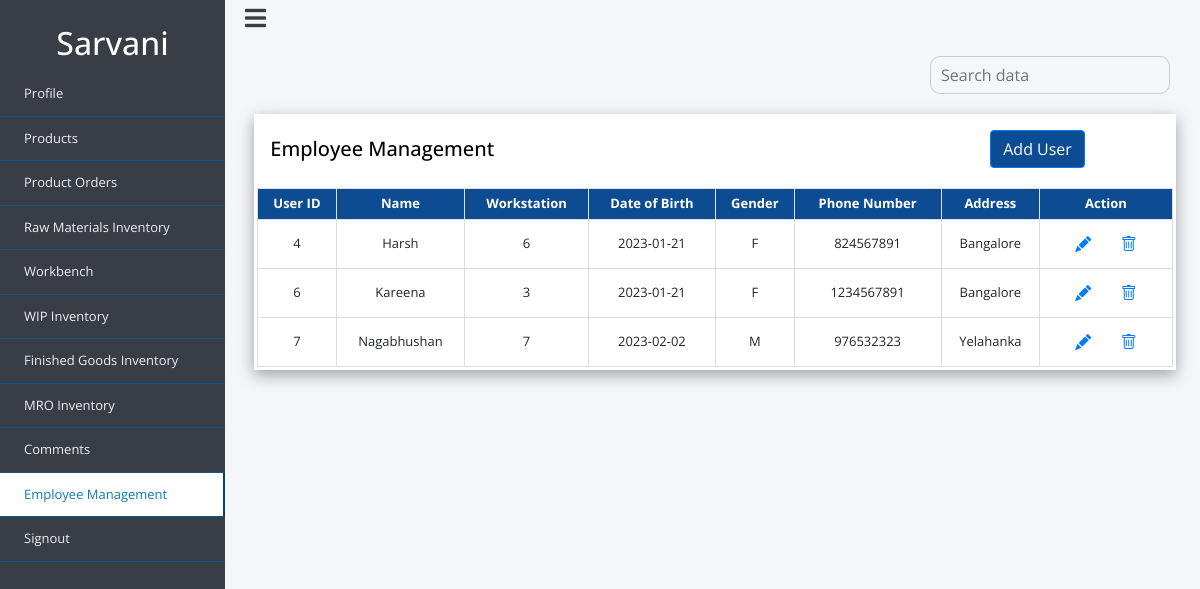
The app's page /admin_files/admin_empmanage.php (signed in), older data.
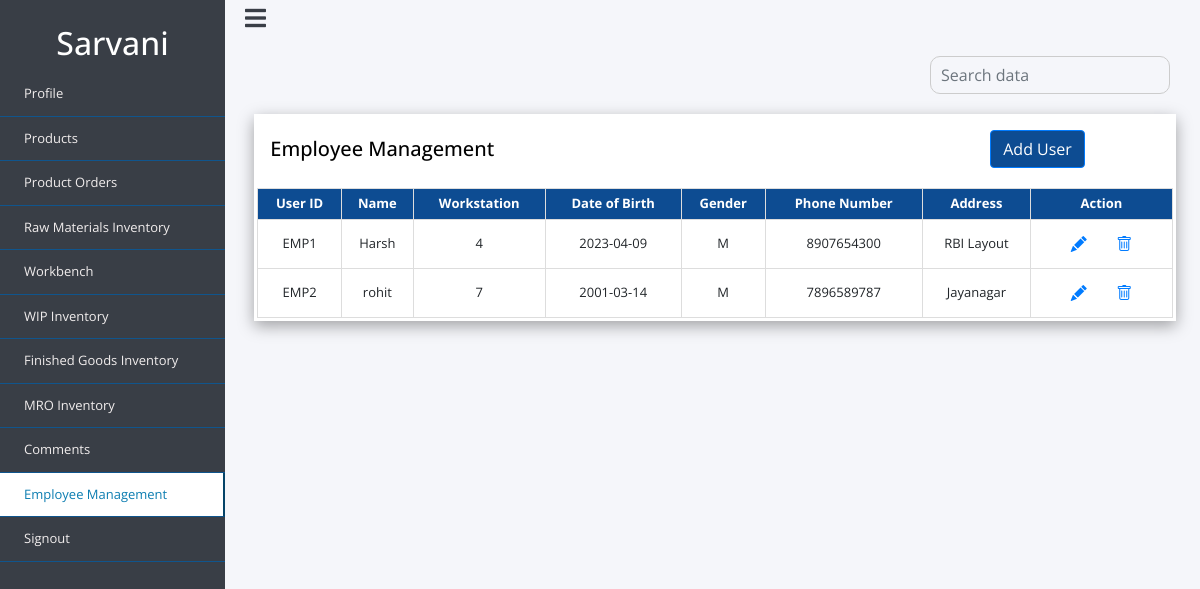
The same page, newer data.
### tables this page shows
CREATE TABLE `users` (
  `username` varchar(20) NOT NULL,
  `password` varchar(255) NOT NULL,
  `date` datetime NOT NULL DEFAULT current_timestamp(),
  `user_id` varchar(255) NOT NULL,
  `dob` date DEFAULT NULL,
  `gender` char(1) DEFAULT NULL,
  `designation` varchar(50) DEFAULT NULL,
  `phone` bigint(20) NOT NULL,
  `address` varchar(100) DEFAULT NULL,
  `workstation` varchar(50) DEFAULT NULL
);

### admin_files/admin_empmanage.php (the view, shortened to what this page needs)
<?php
include 'dbconnect.php';
?>
<!doctype html>
<html lang="en">
  <head>
    <link rel="stylesheet" href="https://stackpath.bootstrapcdn.com/bootstrap/4.4.1/css/bootstrap.min.css">
    <link rel="stylesheet" href="style2.css">
    <link rel="stylesheet" href="https://cdn.jsdelivr.net/npm/bootstrap-icons@1.7.2/font/bootstrap-icons.css">
     <link rel="stylesheet" href="https://use.fontawesome.com/releases/v5.8.1/css/all.css">
  </head>
  <body>
<div class="wrapper">
        <div class="section">
            <div class="top_navbar">
                <div class="hamburger">
                    <a href="#">
                        <i class="fas fa-bars"></i>
                    </a>
                </div>
            </div>
        </div>
        <div class="sidebar">
            <div class="profile">
                <h2><?php echo $_SESSION['username']?></h2>
            </div>
            <ul>
                <li>
                    <a href="admin_profile.php">
                        <span class="item">Profile</span>
                    </a>
                </li>
                <li>
                    <a href="admin_products.php">
                        <span class="item">Products</span>
                    </a>
                </li>
                <li>
                    <a href="admin_porders.php" >
                        <span class="item">Product Orders</span>
                    </a>
                </li>
                <li>
                    <a href="admin_rawmaterials.php">
                        <span class="item">Raw Materials Inventory</span>
                    </a>
                </li>
                <li>
                    <a href="admin_workbench.php">
                        <span class="item">Workbench</span>
                    </a>
                </li>
                <li>
                    <a href="admin_wip.php">
                        <span class="item">WIP Inventory</span>
                    </a>
                </li>
                <li>
                    <a href="admin_finishedg.php" >
                        <span class="item">Finished Goods Inventory</span>
                    </a>
                </li>
                <li>
                    <a href="admin_mro.php" >
                        <span class="item">MRO Inventory</span>
                    </a>
                </li>
                 <li>
                 <a href="comments.php">
                        <span class="item">Comments</span>
                    </a>
                </li>
                <li>
                    <a href="admin_empmanage.php" class="active">
                        <span class="item">Employee Management</span>
                    </a>
                </li>
                <li>
                        <a href="logout.php"><span class="item">Signout</span></a>
                </li>
  </ul>
        </div>
   </div>
<div class="content">
    <form action="" method="POST">
                                    <div class="input-group">
                                        <input type="text" name="search" id="search" class="form-control" placeholder="Search data" >
                                    </div>
                                </form>
<div class="box">
<table class="user-info">
  <tr class="heading">
 <td> <h3><u>Employee Management</u></h3></td>
 <td><button type="button" class="btn btn-primary"> <a class="but" href="add_user.php">Add User</a></button> </td>
    </tr>
      <table class="products">
        <thead>
  <tr>
    <th>User ID</th>
    <th>Name</th>
    <th>Workstation</th>
    <th>Date of Birth</th>
    <th>Gender</th>
    <th>Phone Number</th>
    <th>Address</th>
    <th>Action</th>
  </tr>
  </thead>
  <tbody id="employee_table">
  <?php
  $sql = "SELECT * FROM `users`";
  $result = mysqli_query($conn, $sql);
    if ($result) {
      while($row = mysqli_fetch_assoc($result)) {
       $user_id=$row['user_id'];
          echo '<tr>
              <td>'.$row["user_id"].'</td>
              <td>'.$row["username"].'</td>
              <td>'.$row["workstation"].'</td>
              <td>'.$row["dob"].'</td>
               <td>'.$row["gender"].'</td>
               <td>'.$row["phone"].'</td>
               <td>'.$row["address"].'</td>
               <td>
               <button type="button" class="btn btn-link"> <a href="edit_user.php?editid='.$user_id.'">  <span class="bi bi-pencil-fill"></span></a></button>
               <button type="button" class="btn btn-link"><a href="delete_user.php?deleteid='.$user_id.'"> <span class="bi bi-trash"></span></button>
</td>
             </tr>';
  }
}
?>
  </tbody>
</table>
</div>
</div>
  </body>
</html>

### css_styles_files/style2.css (style rules this page uses)
* { list-style: none; text-decoration: none; margin: 0; padding: 0; box-sizing: border-box; font-family: 'Open Sans', sans-serif; }
body { background: #F5F6FA; }
.wrapper .sidebar { background:#393E46; position: relative; z-index: 3; top: 0; left: 0; width: 225px; height: 100%; padding: 14px 0; transition: all 0.5s ease; }
.wrapper .sidebar .profile { margin-bottom: 10px; text-align: center; margin-top: 10px; }
.wrapper .sidebar .profile h2 { color: #ffffff; margin: 10px 0 5px; }
.wrapper .sidebar ul li a { display: block; padding: 12px 24px; border-bottom: 1px solid #10558d; color: rgb(241, 237, 237); font-size: 13px; position: relative; }
.wrapper .sidebar ul li a:hover, .wrapper .sidebar ul li a.active { color: #0c7db1; background:white; border-right: 2px solid rgb(5, 68, 104); }
.wrapper .sidebar ul li a:hover:before, .wrapper .sidebar ul li a.active:before { display: block; }
.wrapper .section { width: calc(100% - 225px); margin-left: 225px; transition: all 0.5s ease; }
.top_navbar { background: #F5F6FA; }
.wrapper .section .top_navbar .hamburger a { font-size: 24px; color:#393E46; margin-left:10px; padding:10px; }
input[type=text], select { width: 90%; padding: 10px; background-color: #F5F6FA; display: inline-block; border: 1px solid #ccc; border-radius: 10px; box-sizing: border-box; margin-left:20px; margin-right:60px; }
.heading { margin-left: 90px; color: black; margin-bottom: 20px; }
.content { margin-left:20px; }

### admin_files/admin_empmanage.php (style rules this page uses)
.wrapper .sidebar { background:#393E46; position: fixed; top: 0; left: 0; width: 225px; height: 100%; padding: 14px 0; transition: all 0.5s ease; }
.top_navbar { background:#F5F6FA; }
h2 { margin-left:60px; }
.content { border: 1px; margin-top: 10px; margin-bottom: 60px; margin-right: 0px; margin-left: 230px; word-wrap: break-word; }
* { list-style: none; text-decoration: none; margin: 0; padding: 0; box-sizing: border-box; font-family: 'Open Sans', sans-serif; }
.content .box { padding: 3px; width: 95%; background:white; box-shadow: rgba(0, 0, 0, 0.35) 0px 5px 15px; display: block; margin-left: auto; margin-right: auto; font-size: 13px; }
.content .box .user-info td, .user-info th { font-size: 13px; padding: 13px; text-align: center; }
.content .box .heading { font-family: Arial, Helvetica, sans-serif; font-size: 20px; }
.products { font-family: Arial, Helvetica, sans-serif; border-collapse: collapse; width: 100%; font-size: 13px; text-align: center; }
.products td, .products th { border: 1px solid #ddd; padding: 5px; font-size: 13px; text-align: center; }
.products th { padding: 6px; font-size: 13px; text-align: center; background-color: #0D4C92; color: white; }
.btn-primary, .btn-primary:hover, .btn-primary:active, .btn-primary:visited { background-color: #0D4C92; margin-left: 470px; margin-bottom: 7px; }
.but { color: white; }
#search { width:95%; padding: 5px 10px; margin-top: 10px; margin-bottom: 20px; margin-right: 30px; margin-left: 700px; display: inline-block; border: 1px solid #ccc; box-sizing: border-box; }
h2 { text-align:center; color: white; margin-right:170px; }
h3 { font-size: 20px; }
th,td { font-size:13px; }
.products td, .products th { border: 1px solid #ddd; font-size: 13px; padding: 5px; }

Row changes from the older to the newer data that the page shows:
removed users: user_id "4", username "Harsh", workstation "6", dob "2023-01-21", gender "F", phone "824567891", address "Bangalore"
removed users: user_id "6", username "Kareena", workstation "3", dob "2023-01-21", gender "F", phone "1234567891", address "Bangalore"
removed users: user_id "7", username "Nagabhushan", workstation "7", dob "2023-02-02", gender "M", phone "976532323", address "Yelahanka"
added users: user_id "EMP1", username "Harsh", workstation "4", dob "2023-04-09", gender "M", phone "8907654300", address "RBI Layout"
added users: user_id "EMP2", username "rohit", workstation "7", dob "2001-03-14", gender "M", phone "7896589787", address "Jayanagar"
